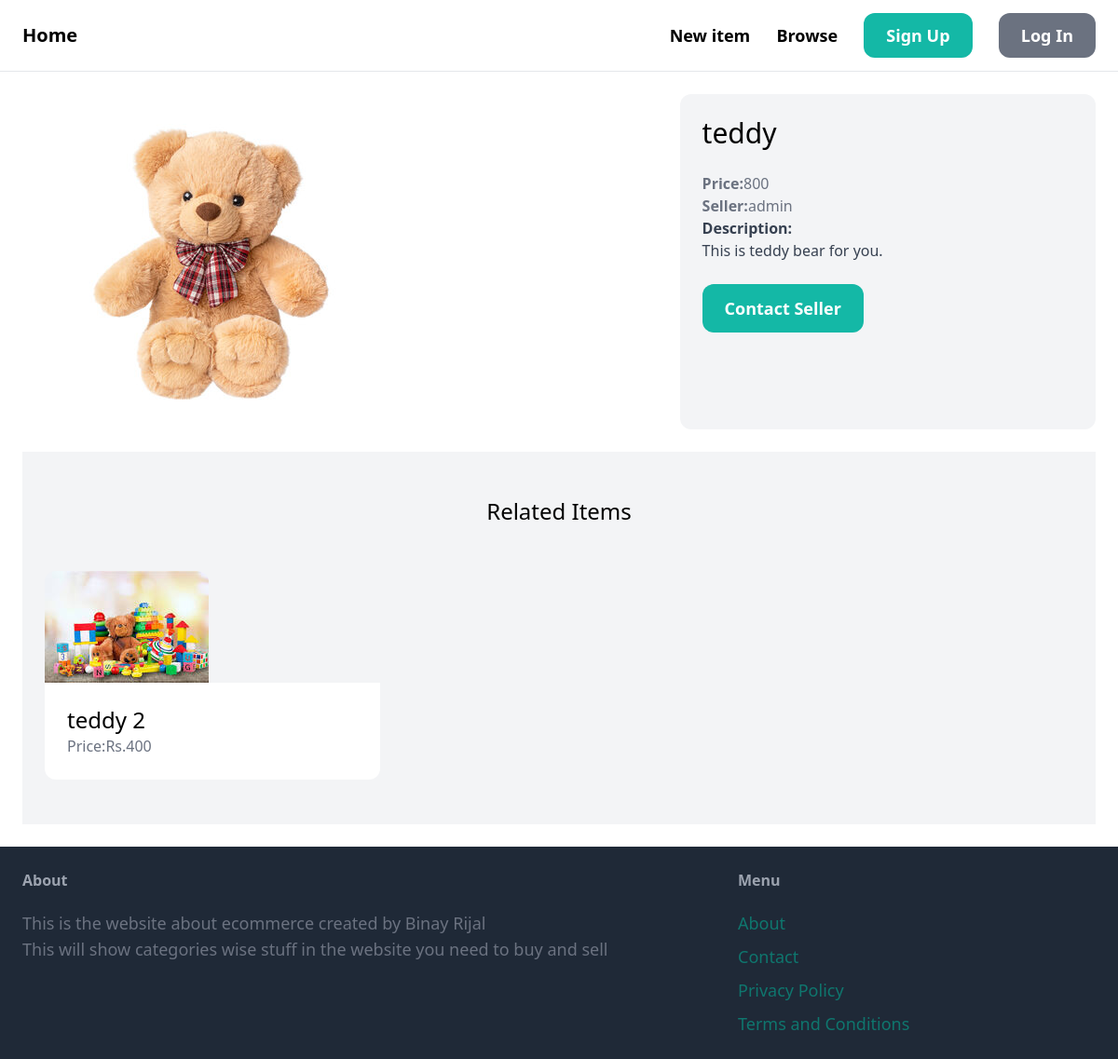
Screenshot of /items/2/ with the database file from the repository.
### items/models.py (models this page shows, shortened)
class Items(models.Model):
    Category=models.ForeignKey(Category,related_name='items',on_delete=models.CASCADE)
    name=models.CharField(max_length=50)
    description=models.TextField(blank=True, null=True)
    price=models.IntegerField()
    image=models.ImageField(upload_to='items_pic',blank=True,null=True)
    is_sold=models.BooleanField(default=False)
    created_by=models.ForeignKey(User,related_name='items',on_delete=models.CASCADE)
    created_at=models.DateTimeField(auto_now_add=True)

### items/views.py (the view)
# urls.py: path('<int:pk>/',views.details,name="details"),
def details(request,pk):
    items=get_object_or_404(Items,pk=pk)
    related_items=Items.objects.filter(Category=items.Category,is_sold=False).exclude(pk=pk)
    return render(request,'items/detail.html',
    {
     'items':items,
     'related_items':related_items
    }
    )

### items/templates/items/detail.html (shortened to what this page needs)
{% extends 'startecom/base.html'%}
{%block content%}
<div class="grid grid-cols-5 gap-6">
    <div class="col-span-3">
        <img src="{{items.image.url}}" class="rounded-xl">
    </div>
    <div class="col-span-2 p-6 bg-gray-100 rounded-xl">
        <h1 class="mb-6 text-3xl">{{items.name}}</h1>
        <p class="text-gray-500"><strong>Price:</strong>{{items.price}}</p>
        <p class="text-gray-500"><strong>Seller:</strong>{{items.created_by}}</p>
        {%if items.description%}
        <p class="text-gray-700">
            <strong class="text-gray-700">Description:</strong><br>
            {{items.description}}
        </p>
        {%endif%}
        {%if request.user == items.created_by %}
        <div class="mt-6 p-6 bg-white rounded-xl">
          <p>This is your item</p>
          <a href="{% url 'items:delete' items.id%}"class="inline-block mt-6 px-6 py-3 text-lg font-semibold bg-red-500 text-white rounded-xl">Delete</a>
          <a href="{% url 'items:edit' items.id %}"class="inline-block mt-6 px-6 py-3 text-lg font-semibold bg-teal-500 text-white rounded-xl">Edit</a>
        </div>
        {% else %}
        <a href="{% url   'communication:newcommunication' items.id %}" class="inline-block mt-6 px-6 py-3 text-lg font-semibold bg-teal-500 text-white rounded-xl hover:bg-teal-700">Contact Seller</a>
        {%endif%}
    </div>
</div>
<div class="mt-6 px-6 py-12 bg-gray-100 round-xl">
  <h2 class="mb-12 text-2xl text-center">Related Items</h2>
  <div class="grid grid-cols-3 gap-3">
  {%for item in related_items%}
    <div>
        <a href="{%url 'items:details' item.id %}">
            <div>
                <img src="{{item.image.url}}" class="rounded-t-xl">
            </div>
            <div class="p-6 bg-white rounded-b-xl">
             <h2 class="text-2xl">{{item.name}}</h2>
             <p class="text-gray-500">Price:Rs.{{item.price}}</p>
            </div>
        </a>
    </div>
   {%endfor%}
  </div>
</div>
{%endblock%}

### rows the page displays
Items: image (picture), name "teddy", price "800", created_by "admin", description "This is teddy bear for you."
Items: image (picture), name "teddy 2", price "400"
